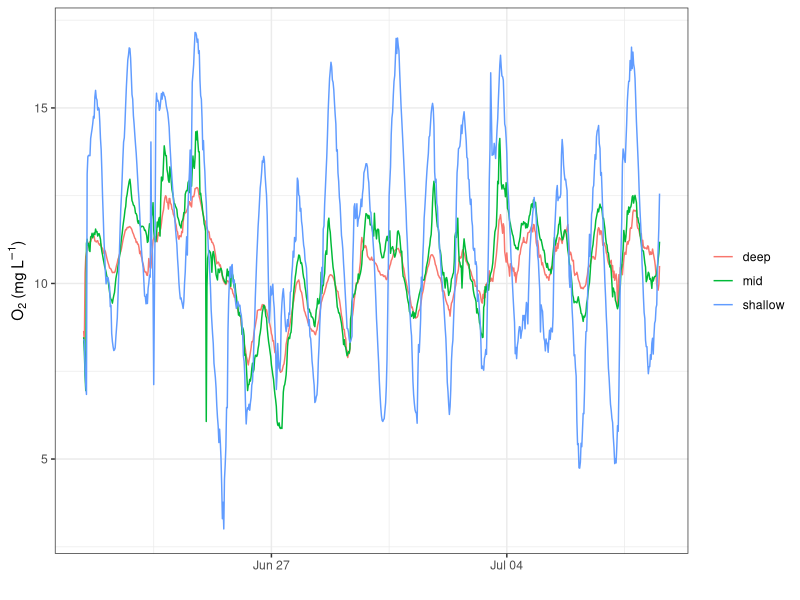

R code for this plot:
library(tidyverse)
library(lubridate)


do<- read_csv("data/buoy/buoy_DO.csv")


do<- do%>%
  mutate(datetime = as.POSIXct(datetime, format="%m/%d/%y %H:%M"))
               
               
ggplot(do)+
  geom_line(aes(x = datetime, y = DO_mgL, color = buoy))+
  ylab(expression(paste(O[2], " (mg " , L^-1,")")))+
  xlab("")+
  theme_bw()+
  theme(legend.title=element_blank())

  